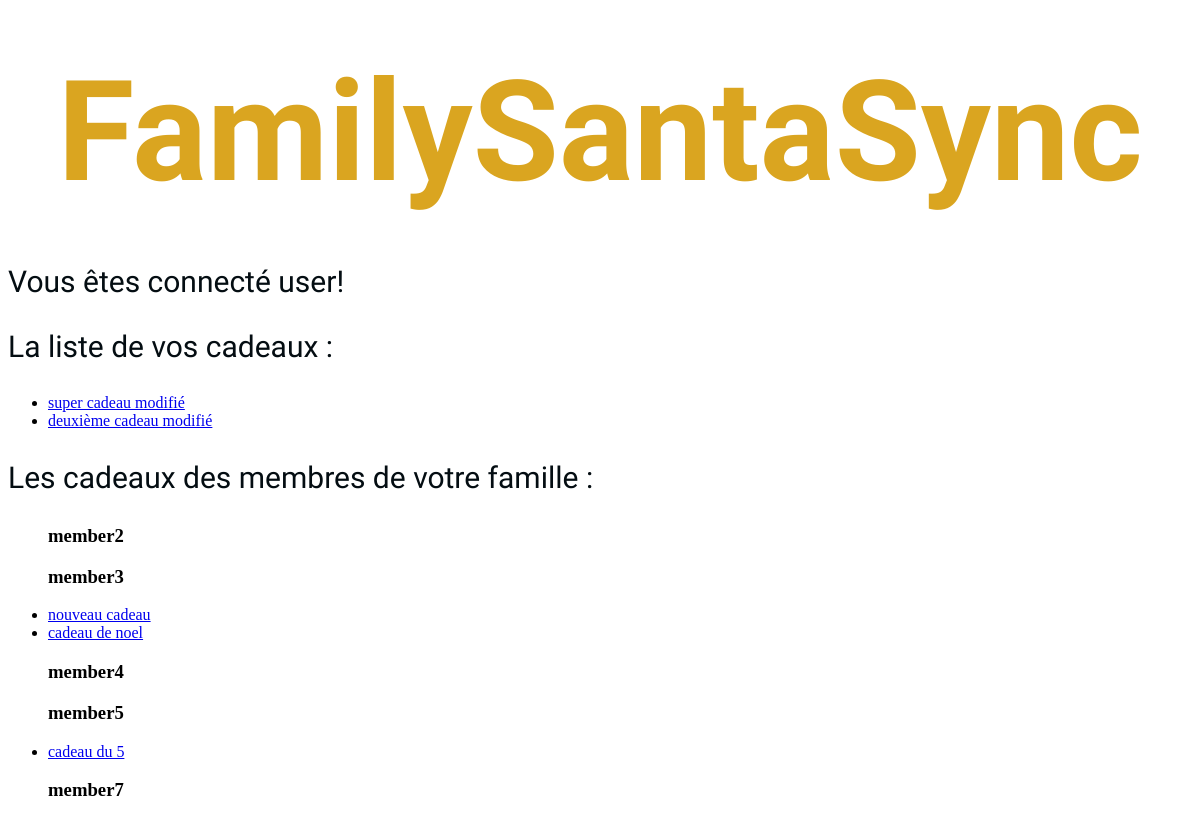
Page /home/1 on the earlier database version.
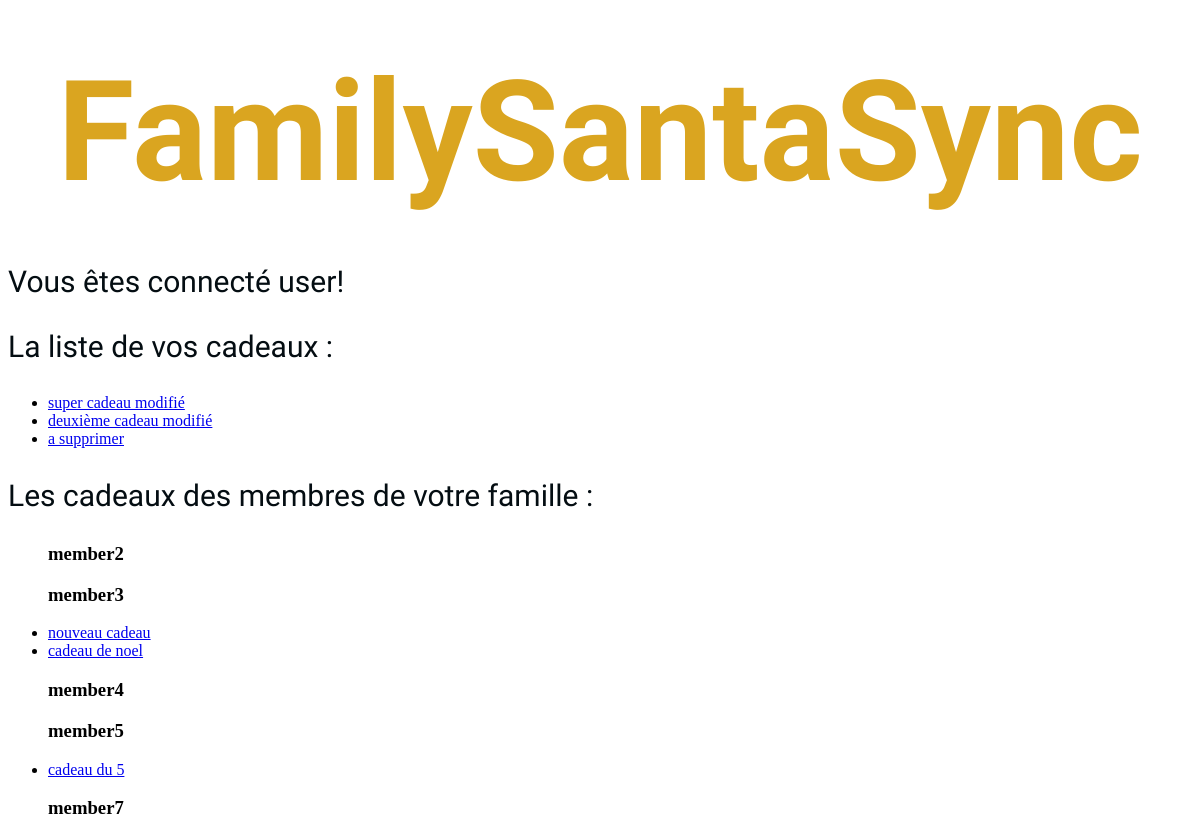
Same page on the later database version.
### presents/models.py (models this page shows, shortened)
class Gift(models.Model):
    class Price(models.TextChoices):
        PRICE1 = "Moins de 40 €"
        PRICE2 = "Entre 40 et 100 €"
        PRICE3 = "Plus de 100€"
    id = models.AutoField(primary_key=True)
    member = models.ForeignKey(Member, on_delete=models.CASCADE)
    family = models.ForeignKey(Family, on_delete=models.CASCADE)
    name = models.CharField(max_length=100)
    link = models.URLField(null=True, blank=True)
    price = models.CharField(choices=Price.choices, max_length=20)

### authentication/models.py (models this page shows)
class Member(models.Model):
    id = models.AutoField(primary_key=True)
    name = models.CharField(max_length=100)
    family = models.ForeignKey(Family, on_delete=models.CASCADE)
    def __str__(self):
        return self.name

### presents/views.py (the view)
# urls.py: 2. Add a URL to urlpatterns:  path('', views.home, name='home')
def home(request, member_id):
    family_id = Member.objects.get(id=member_id).family
    my_presents = Gift.objects.filter(member=member_id)
    family_presents = Gift.objects.filter(family=family_id).select_related('member')
    family_members = Member.objects.filter(family_id=family_id).exclude(id=member_id)
    return render(request,
                  'home.html',
                  {'my_presents': my_presents, 'family_presents': family_presents, 'family_members': family_members}
                )

### presents/templates/home.html
{% extends 'base.html' %}
{% block content %}
    <p>Vous êtes connecté {{ request.session.member|default:"user"}}!</p>
    <p>La liste de vos cadeaux : </p>
    <ul>
        {% for my_present in my_presents %}
        <li><a href="{% url 'present-detail' my_present.id %}">{{my_present.name}}</a></li>
        {% endfor %}
    </ul>
    <p>Les cadeaux des membres de votre famille : </p>
    <ul>
        {% for family_member in family_members %}
            <h3>{{family_member}}</h3>
                {% for present in family_presents %}
                    {% if present.member == family_member %}
                    <li><a href="{% url 'present-detail' present.id %}">{{present.name}}</a></li>
                    {% endif %}
                {% endfor %}
        {% endfor %}
    </ul>
{% endblock content %}

Differences in the rows shown:
added Gift: name "a supprimer", shown under "FamilySantaSync"
